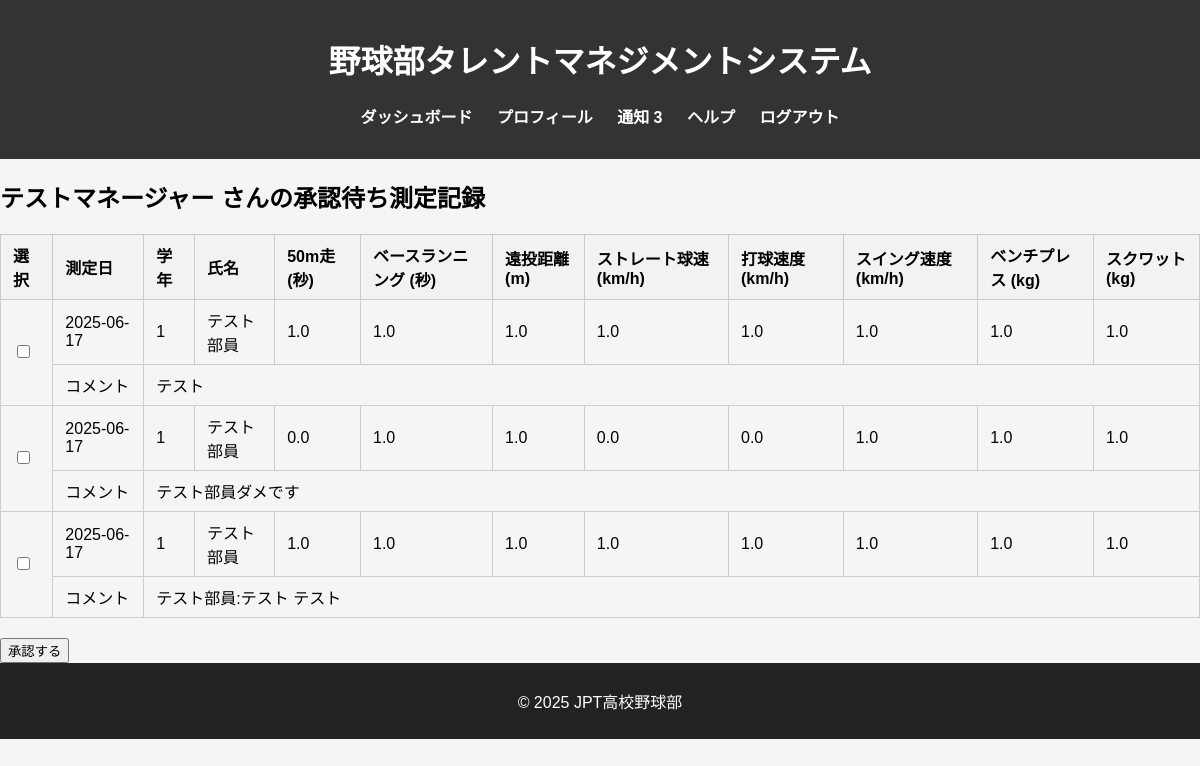
/notice/my/notice (signed in), run on an earlier commit of the app's database.
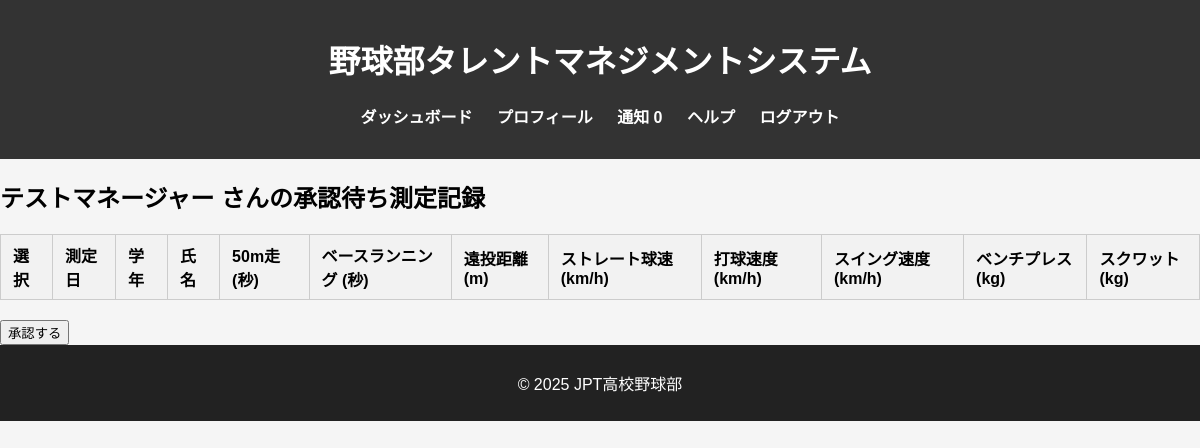
And on a later commit of the database.
### db_models.py (models this page shows, shortened)
class User(db.Model, UserMixin):
    __tablename__ = 'users'
    user_id = db.Column(db.Integer, primary_key=True)
    fs_uniquifier = db.Column(db.String(64), unique=True, nullable=False, default=lambda: str(uuid.uuid4()))  # 追加
    name = db.Column(db.String(100), nullable=False)
    password_hash = db.Column(db.String(200), nullable=False)
    grade = db.Column(db.Integer, nullable=True)
    is_active = db.Column(db.Boolean, default=True)
    created_at = db.Column(db.DateTime, default=lambda: datetime.now(tz=ZoneInfo('Asia/Tokyo')))
    updated_at = db.Column(db.DateTime, default=lambda: datetime.now(tz=ZoneInfo('Asia/Tokyo')),
                           onupdate=lambda: datetime.now(tz=ZoneInfo('Asia/Tokyo')))
    roles = db.relationship('Role', secondary='user_roles', backref=db.backref('users', lazy='dynamic'))
    def get_id(self):
        return str(self.user_id)  # Flask-Login 用の get_id()
    def has_any_role(self, *roles):
        return any(role.name in roles for role in self.roles)

class MeasurementRecord(db.Model):
    __tablename__ = 'measurement_records'
    record_id = db.Column(db.Integer, primary_key=True)
    user_id = db.Column(db.Integer, db.ForeignKey('users.user_id'), nullable=False)  # 部員のユーザーID
    measurement_date = db.Column(db.Date, nullable=False)  # 測定日
    run_50m = db.Column(db.Float)  # 50m走
    base_running = db.Column(db.Float)  # ベースランニング
    long_throw = db.Column(db.Float)  # 遠投距離
    straight_speed = db.Column(db.Float)  # ストレート球速
    hit_speed = db.Column(db.Float)  # 打球速度
    swing_speed = db.Column(db.Float)  # スイング速度
    bench_press = db.Column(db.Float)  # ベンチプレス
    squat = db.Column(db.Float)  # スクワット
    status = db.Column(db.Enum('draft', 'pending_coach', 'approved', 'rejected', name='status_enum'),
                       nullable=False)  # 承認ステータス
    created_by = db.Column(db.Integer, db.ForeignKey('users.user_id'), nullable=False)  # 記録作成者のユーザーID
    created_at = db.Column(db.DateTime, default=lambda: datetime.now(tz=ZoneInfo('Asia/Tokyo')))
    updated_at = db.Column(db.DateTime, default=lambda: datetime.now(tz=ZoneInfo('Asia/Tokyo')),
                           onupdate=lambda: datetime.now(tz=ZoneInfo('Asia/Tokyo')))
    comment = db.Column(db.String(1000))
    user = db.relationship('User', foreign_keys=[user_id])  # 部員とのリレーション
    creator = db.relationship('User', foreign_keys=[created_by])  # 記録作成者とのリレーション

### blueprints/notice.py (the view)
@notice_bp.route('/my/notice')
@login_required
@roles_accepted("member", "manager", "coach")
def notice():
    user_id = current_user.get_id()
    user = User.query.get(user_id)
    if current_user.has_role("member"):
        records = MeasurementRecord.query.filter_by(user_id=user_id, status='draft').all()
    if current_user.has_role("coach"):
        records = MeasurementRecord.query.filter_by(status='pending_coach').all()
    if current_user.has_role("manager"):
        records = MeasurementRecord.query.filter_by(status='rejected').all()
    return render_template('notice.html', user=user, records=records)

### app.py (called while the page is built)
@login_manager.user_loader
def load_user(user_id):
    return User.query.get(int(user_id))

@app.context_processor
def inject_measurement_data():
    if not current_user.is_authenticated:
        return {}
    notice_cnt = 0
    if current_user.has_any_role("manager"):
        notice_cnt = MeasurementRecord.query.filter_by(status='rejected').count()
    elif current_user.has_any_role("member"):
        notice_cnt = MeasurementRecord.query.filter_by(user_id=current_user.user_id, status='draft').count()
    elif current_user.has_any_role("coach"):
        notice_cnt = MeasurementRecord.query.filter_by(status='pending_coach').count()
    return {
        "notice_cnt":notice_cnt
    }

### templates/notice.html (shortened to what this page needs)
{% extends "base.html" %}
{% block content %}
<h2>{{ user.name }} さんの承認待ち測定記録</h2>
<form method="POST" action="{{ url_for('notice.approve_records') }}">
    <table class="member-table">
        <thead>
            <tr>
                <th>選択</th>
                <th>測定日</th>
                <th>学年</th>
                <th>氏名</th>
                <th>50m走 (秒)</th>
                <th>ベースランニング (秒)</th>
                <th>遠投距離 (m)</th>
                <th>ストレート球速 (km/h)</th>
                <th>打球速度 (km/h)</th>
                <th>スイング速度 (km/h)</th>
                <th>ベンチプレス (kg)</th>
                <th>スクワット (kg)</th>
            </tr>
        </thead>
        <tbody>
            {% for record in records %}
            <tr>
                <td rowspan="2"><input type="checkbox" name="record_ids" value="{{ record.record_id }}"></td>
                <td>{{ record.measurement_date }}</td>
                <td>{{ record.user.grade }}</td>
                <td>{{ record.user.name }}</td>
                <td>{{ record.run_50m }}</td>
                <td>{{ record.base_running }}</td>
                <td>{{ record.long_throw }}</td>
                <td>{{ record.straight_speed }}</td>
                <td>{{ record.hit_speed }}</td>
                <td>{{ record.swing_speed }}</td>
                <td>{{ record.bench_press }}</td>
                <td>{{ record.squat }}</td>
            </tr>
            <tr>
                <td>コメント</td>
                <td colspan="10">{{ record.comment if record.comment else '&nbsp;' | safe
                                 }}
                </td>
            </tr>
            {% endfor %}
        </tbody>
    </table>
  <button type="submit" name="action" value="approve">承認する</button><br>
</form>
{% endblock %}

### templates/base.html (shortened to what this page needs)
<!DOCTYPE html>
<html lang="ja">
<head>
    <link rel="stylesheet" href="{{ url_for('static', filename='styles.css') }}">
</head>
<body>
    <header>
        <h1>野球部タレントマネジメントシステム</h1>
        <nav>
            <ul>
                <li><a href="{{ url_for('main.dashboard') }}">ダッシュボード</a></li>
                <li><a href="{{ url_for('profile.profile') }}">プロフィール</a></li>
                {% if current_user.has_any_role('member', 'manager', 'coach') %}
                <li><a href="{{ url_for('notice.notice') }}">
                通知 {{ notice_cnt }}
                </a>
                </li>
                {% endif %}
                <li><a href="{{ url_for('main.help') }}">ヘルプ</a></li>
                <li><a href="{{ url_for('auth.logout') }}">ログアウト</a></li>
            </ul>
        </nav>
    </header>
    <main>
        {% block content %}{% endblock %}
    </main>
    <footer>
        <p>&copy; 2025 JPT高校野球部</p>
    </footer>
</body>
</html>

### static/styles.css (style rules this page uses)
body { font-family: Arial, sans-serif; margin: 0; padding: 0; background-color: #f5f5f5; }
header { background-color: #333; color: white; padding: 15px; text-align: center; }
nav ul { list-style: none; padding: 0; }
nav ul li { display: inline; margin: 10px; }
nav ul li a { color: white; text-decoration: none; font-weight: bold; }
footer { text-align: center; padding: 10px; background-color: #222; color: white; }
table.member-table { border-collapse: collapse; width: 100%; margin: 20px 0; }
table.member-table th, table.member-table td { border: 1px solid #ccc; padding: 8px 12px; text-align: left; }
table.member-table th { background-color: #f2f2f2; }

What changed in the data, as far as the page shows it:
no longer on this page (row edited): MeasurementRecord: measurement_date "2025-06-17", user.grade "1", user.name "テスト部員", run_50m "1.0", base_running "1.0", long_throw "1.0", straight_speed "1.0", hit_speed "1.0", swing_speed "1.0", bench_press "1.0", squat "1.0", comment "テスト"
removed MeasurementRecord: measurement_date "2025-06-17", user.grade "1", user.name "テスト部員", run_50m "0.0", base_running "1.0", long_throw "1.0", straight_speed "0.0", hit_speed "0.0", swing_speed "1.0", bench_press "1.0", squat "1.0", comment "テスト部員ダメです"
removed MeasurementRecord: measurement_date "2025-06-17", user.grade "1", user.name "テスト部員", run_50m "1.0", base_running "1.0", long_throw "1.0", straight_speed "1.0", hit_speed "1.0", swing_speed "1.0", bench_press "1.0", squat "1.0", comment "テスト部員:テスト テスト"
Also different on the page:
{{ notice_cnt }}: "3" → "0"
